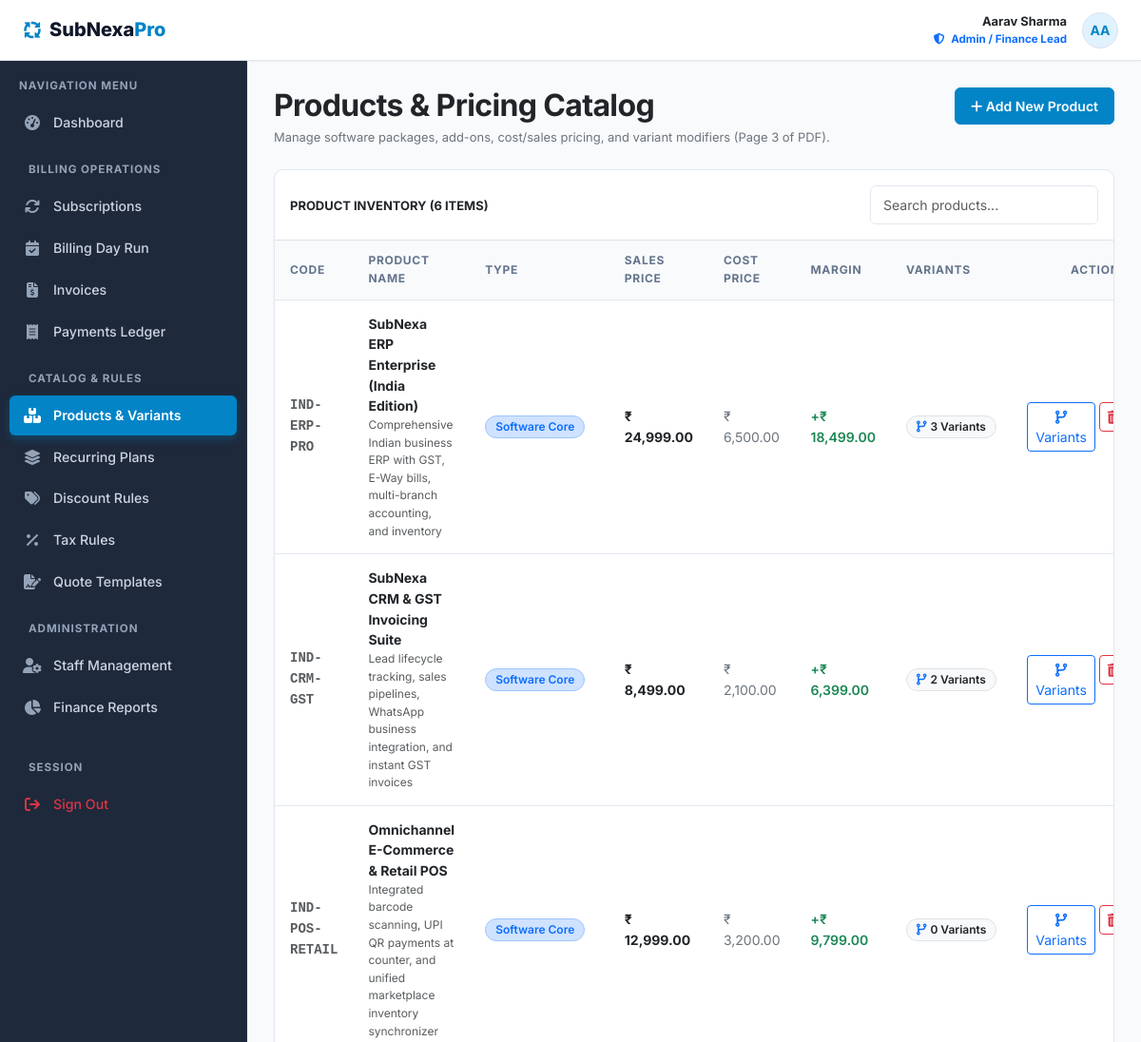
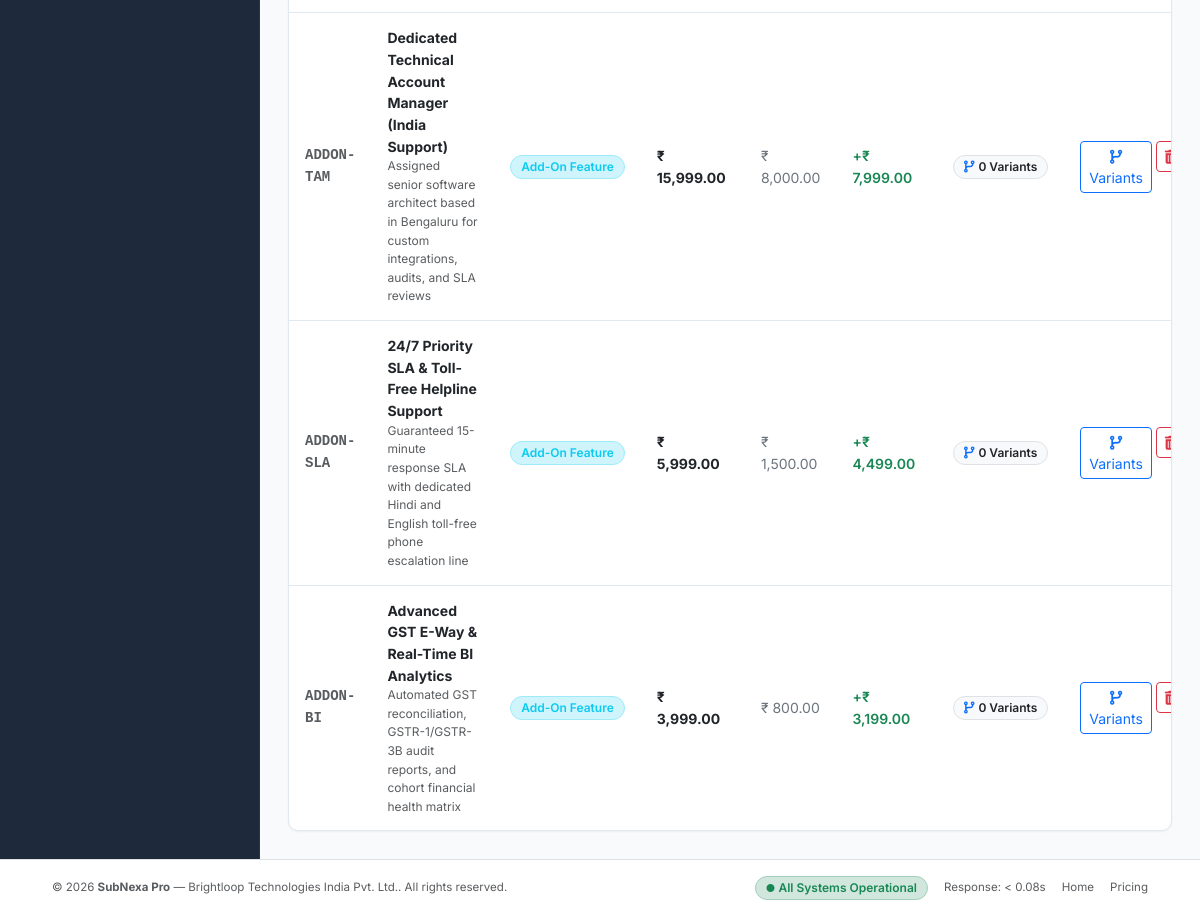
/admin/products.php (signed in), run on the app's committed database (2 pictures, top to bottom).
### tables this page shows
CREATE TABLE `products` (
  `id` INT UNSIGNED AUTO_INCREMENT PRIMARY KEY,
  `name` VARCHAR(150) NOT NULL,
  `code` VARCHAR(50) NOT NULL UNIQUE,
  `type` ENUM('software', 'service', 'add_on') NOT NULL DEFAULT 'software',
  `sales_price` DECIMAL(12,2) NOT NULL DEFAULT 0.00,
  `cost_price` DECIMAL(12,2) NOT NULL DEFAULT 0.00,
  `notes` TEXT NULL,
  `is_active` TINYINT(1) NOT NULL DEFAULT 1,
  `created_at` TIMESTAMP DEFAULT CURRENT_TIMESTAMP,
  INDEX `idx_product_type` (`type`),
  INDEX `idx_product_active` (`is_active`)
);

### config/database.php (called while the page is built, shortened)
<?php
try {
    $conn = new mysqli(DB_HOST, DB_USER, DB_PASS, DB_NAME, DB_PORT);
    $conn->set_charset("utf8mb4");
} catch (mysqli_sql_exception $e) {
    http_response_code(500);
    die('<div style="font-family:sans-serif;padding:30px;background:#FEF2F2;border:1px solid #F87171;border-radius:8px;max-width:600px;margin:50px auto;color:#991B1B;">
        <h3 style="margin-top:0;">Database Connection Error</h3>
        <p>Could not connect to MySQL database <strong>' . htmlspecialchars(DB_NAME) . '</strong> on port ' . DB_PORT . '.</p>
        <p><small>' . htmlspecialchars($e->getMessage()) . '</small></p>
        <p>Please make sure MySQL is running in XAMPP and <code>subnexa_pro</code> database is imported.</p>
    </div>');
}
function db_query($sql, $params = [], $types = "") {
    global $conn;
    $stmt = $conn->prepare($sql);
    $stmt->execute();
    return $stmt;
}
function db_fetch_all($sql, $params = [], $types = "") {
    $stmt = db_query($sql, $params, $types);
    $result = $stmt->get_result();
    $rows = [];
    if ($result) {
        while ($row = $result->fetch_assoc()) {
            $rows[] = $row;
        }
    }
    return $rows;
}

### config/functions.php (called while the page is built, shortened)
<?php
function format_currency($amount) {
    return APP_CURRENCY . ' ' . number_format((float)$amount, 2);
}

### admin/products.php (the view, shortened to what this page needs)
<?php
$products = db_fetch_all("
    SELECT p.*, COUNT(v.id) as variant_count
    FROM products p
    LEFT JOIN product_variants v ON p.id = v.product_id
    GROUP BY p.id
    ORDER BY p.id ASC
");
require_once __DIR__ . '/../includes/header.php';
require_once __DIR__ . '/../includes/navbar.php';
?>
<div class="app-layout">
    <?php require_once __DIR__ . '/../includes/sidebar.php'; ?>
    <main class="app-main">
        <div class="container-fluid p-0">
            <div class="d-flex flex-column flex-md-row md:align-items-center justify-content-between gap-3 mb-4">
                <div>
                    <h2 class="fw-bold text-dark mb-1">Products & Pricing Catalog</h2>
                    <p class="text-secondary small mb-0">Manage software packages, add-ons, cost/sales pricing, and variant modifiers (Page 3 of PDF).</p>
                </div>
                <div>
                    <button type="button" class="btn btn-nordic-primary" data-bs-toggle="modal" data-bs-target="#addProductModal">
                        <i class="fa-solid fa-plus me-1.5"></i> Add New Product
                    </button>
                </div>
            </div>
            <div class="card-nordic overflow-hidden">
                <div class="p-3 border-bottom d-flex justify-content-between align-items-center">
                    <span class="fw-bold text-dark small text-uppercase tracking-wider">Product Inventory (<?= count($products); ?> Items)</span>
                    <input type="text" class="form-control form-control-sm" placeholder="Search products..." data-table-search="#productsTable" style="max-width: 240px;">
                </div>
                <div class="table-responsive">
                    <table class="table-nordic" id="productsTable">
                        <thead>
                            <tr>
                                <th>Code</th>
                                <th>Product Name</th>
                                <th>Type</th>
                                <th>Sales Price</th>
                                <th>Cost Price</th>
                                <th>Margin</th>
                                <th>Variants</th>
                                <th class="text-end">Actions</th>
                            </tr>
                        </thead>
                        <tbody>
                            <?php foreach ($products as $p):
                                $margin = $p['sales_price'] - $p['cost_price'];
                            ?>
                                <tr>
                                    <td class="font-monospace fw-bold text-muted"><?= htmlspecialchars($p['code']); ?></td>
                                    <td>
                                        <div class="fw-bold text-dark"><?= htmlspecialchars($p['name']); ?></div>
                                        <div class="text-muted small" style="font-size: 0.75rem;"><?= htmlspecialchars($p['notes'] ?? 'No notes'); ?></div>
                                    </td>
                                    <td>
                                        <?php if ($p['type'] === 'software'): ?>
                                            <span class="badge bg-primary-subtle text-primary border border-primary-subtle">Software Core</span>
                                        <?php elseif ($p['type'] === 'add_on'): ?>
                                            <span class="badge bg-info-subtle text-info border border-info-subtle">Add-On Feature</span>
                                        <?php else: ?>
                                            <span class="badge bg-secondary-subtle text-secondary border">Service</span>
                                        <?php endif; ?>
                                    </td>
                                    <td class="fw-bold text-dark"><?= format_currency($p['sales_price']); ?></td>
                                    <td class="text-secondary"><?= format_currency($p['cost_price']); ?></td>
                                    <td class="text-success fw-semibold">+<?= format_currency($margin); ?></td>
                                    <td>
                                        <a href="<?= BASE_URL; ?>/admin/product_variants.php?product_id=<?= $p['id']; ?>" class="badge bg-light text-dark border text-decoration-none">
                                            <i class="fa-solid fa-code-branch me-1 text-primary"></i> <?= $p['variant_count']; ?> Variants
                                        </a>
                                    </td>
                                    <td class="text-end">
                                        <div class="d-flex justify-content-end gap-1">
                                            <a href="<?= BASE_URL; ?>/admin/product_variants.php?product_id=<?= $p['id']; ?>" class="btn btn-sm btn-outline-primary py-1 px-2" title="Manage Variants">
                                                <i class="fa-solid fa-code-branch"></i> Variants
                                            </a>
                                            <form method="POST" action="<?= BASE_URL; ?>/admin/products.php" onsubmit="return confirm('Delete this product?');" class="d-inline">
                                                <button type="submit" class="btn btn-sm btn-outline-danger py-1 px-2" title="Delete Product">
                                                    <i class="fa-solid fa-trash-can"></i>
                                                </button>
                                            </form>
                                        </div>
                                    </td>
                                </tr>
                            <?php endforeach; ?>
                        </tbody>
                    </table>
                </div>
            </div>
        </div>
    </main>
</div>
<?php require_once __DIR__ . '/../includes/footer.php'; ?>

### assets/css/style.css (style rules this page uses)
:root { --bg-canvas: #F8FAFC; --bg-surface: #FFFFFF; --text-main: #0F172A; --text-body: #334155; --text-muted: #64748B; --border-light: #E2E8F0; --border-focus: #38BDF8; --navy-dark: #0F172A; --navy-sidebar: #1E293B; --navy-accent: #334155; --primary-color: #0284C7; --primary-hover: #0369A1; --primary-light: #E0F2FE; --primary-text: #0369A1; --success-color: #10B981; --success-light: #DCFCE7; --success-text: #166534; --warning-color: #F59E0B; --warning-light: #FEF3C7; --warning-text: #92400E; --danger-color: #EF4444; --danger-light: #FEE2E2; --danger-text: #991B1B; --info-color: #6366F1; --info-light: #EEF2FF; --info-text: #3730A3; --radius-sm: 6px; --radius-md: 10px; --radius-lg: 16px; --radius-pill: 9999px; --shadow-sm: 0 1px 2px 0 rgba(0, 0, 0, 0.05); --shadow-md: 0 4px 6px -1px rgba(0, 0, 0, 0.07), 0 2px 4px -2px rgba(0, 0, 0, 0.05); --shadow-lg: 0 10px 15px -3px rgba(0, 0, 0, 0.08), 0 4px 6px -4px rgba(0, 0, 0, 0.04); --shadow-hover: 0 12px 20px -3px rgba(2, 132, 199, 0.12); }
body { background-color: var(--bg-canvas); color: var(--text-body); font-family: 'Inter', -apple-system, BlinkMacSystemFont, "Segoe UI", Roboto, sans-serif; font-size: 0.925rem; line-height: 1.55; margin: 0; padding: 0; -webkit-font-smoothing: antialiased; }
h1, h2, h3, h4, h5, h6 { color: var(--text-main); font-weight: 700; letter-spacing: -0.02em; }
a { color: var(--primary-color); text-decoration: none; transition: color 0.15s ease-in-out; }
.app-layout { display: flex; min-height: calc(100vh - 64px); }
.app-main { flex: 1; padding: 28px; max-width: 100%; overflow-x: hidden; }
.card-nordic { background-color: var(--bg-surface); border: 1px solid var(--border-light); border-radius: var(--radius-md); box-shadow: var(--shadow-sm); transition: box-shadow 0.2s ease, transform 0.2s ease; }
.table-nordic { width: 100%; margin-bottom: 0; border-collapse: separate; border-spacing: 0; }
.table-nordic thead th { background-color: var(--bg-canvas); color: var(--text-muted); font-size: 0.75rem; font-weight: 700; text-transform: uppercase; letter-spacing: 0.06em; padding: 12px 16px; border-top: none; border-bottom: 1px solid var(--border-light); }
.table-nordic tbody td { padding: 14px 16px; font-size: 0.875rem; color: var(--text-body); border-bottom: 1px solid var(--border-light); vertical-align: middle; }
.table-nordic tbody tr:last-child td { border-bottom: none; }
.badge { font-weight: 600; font-size: 0.75rem; padding: 5px 10px; border-radius: var(--radius-pill); display: inline-flex; align-items: center; line-height: 1; }
.btn-nordic-primary { background-color: var(--primary-color); border: 1px solid var(--primary-color); color: #FFFFFF; font-weight: 600; font-size: 0.875rem; padding: 8px 16px; border-radius: var(--radius-sm); transition: all 0.15s ease-in-out; }
.form-control, .form-select { border: 1px solid var(--border-light); border-radius: var(--radius-sm); font-size: 0.875rem; padding: 9px 13px; color: var(--text-main); background-color: var(--bg-surface); transition: border-color 0.15s ease, box-shadow 0.15s ease; }

### data on the page
products: code "IND-ERP-PRO", name "SubNexa ERP Enterprise (India Edition)", notes "Comprehensive Indian business ERP with GST, E-Way bills, multi-branch accounting, and inventory", type "Software Core", sales_price "₹ 24,999.00", cost_price "₹ 6,500.00", format_currency($margin) "₹ 18,499.00", variant_count "3"
products: code "IND-CRM-GST", name "SubNexa CRM & GST Invoicing Suite", notes "Lead lifecycle tracking, sales pipelines, WhatsApp business integration, and instant GST invoices", type "Software Core", sales_price "₹ 8,499.00", cost_price "₹ 2,100.00", format_currency($margin) "₹ 6,399.00", variant_count "2"
products: code "IND-POS-RETAIL", name "Omnichannel E-Commerce & Retail POS", notes "Integrated barcode scanning, UPI QR payments at counter, and unified marketplace inventory synchronizer", type "Software Core", sales_price "₹ 12,999.00", cost_price "₹ 3,200.00", format_currency($margin) "₹ 9,799.00", variant_count "0"
products: code "ADDON-TAM", name "Dedicated Technical Account Manager (India Support)", notes "Assigned senior software architect based in Bengaluru for custom integrations, audits, and SLA reviews", type "Add-On Feature", sales_price "₹ 15,999.00", cost_price "₹ 8,000.00", format_currency($margin) "₹ 7,999.00", variant_count "0"
products: code "ADDON-SLA", name "24/7 Priority SLA & Toll-Free Helpline Support", notes "Guaranteed 15-minute response SLA with dedicated Hindi and English toll-free phone escalation line", type "Add-On Feature", sales_price "₹ 5,999.00", cost_price "₹ 1,500.00", format_currency($margin) "₹ 4,499.00", variant_count "0"
products: code "ADDON-BI", name "Advanced GST E-Way & Real-Time BI Analytics", notes "Automated GST reconciliation, GSTR-1/GSTR-3B audit reports, and cohort financial health matrix", type "Add-On Feature", sales_price "₹ 3,999.00", cost_price "₹ 800.00", format_currency($margin) "₹ 3,199.00", variant_count "0"

### other printed values
$user['name'] "Aarav Sharma"
substr($user['name'], 0, 2) "AA"
count($products) "6"
APP_NAME "SubNexa Pro"
APP_COMPANY "Brightloop Technologies India Pvt. Ltd."
